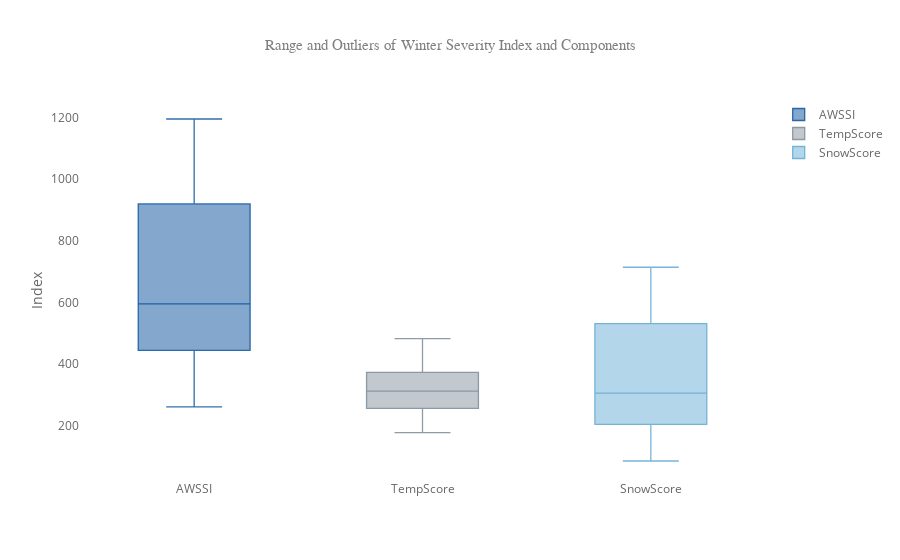

Notebook code for this chart:
### Code cell
# Boxplot of weather index and components

fig1 = dfb.iplot(columns=['AWSSI', 'TempScore', 'SnowScore'], colors=['#08519c', '#6baed6', '#08519c', '#85929e'], kind='box', boxpoints='outliers', title='Range and Outliers of Winter Severity Index and Components',  yTitle='Index', gridcolor='#FFFFFF', asFigure=True)
fig1['layout'].update(titlefont=dict(
            family='Verdana',
            size=15,
            color='#7f7f7f'
            ),
            paper_bgcolor='#FFFFFF', plot_bgcolor='#FFFFFF')
pyo.iplot(fig1)

### Figure 1 — Plotly figure (JSON) as saved in the notebook; plotly's stock layout.template omitted (floating-point values rounded to 4 significant figures)
{"data": [{"boxpoints": "outliers", "line": {"width": 1.3}, "marker": {"color": "rgba(8, 81, 156, 0.82702702702702702)"}, "name": "AWSSI", "type": "box", "y": [440, 788, 1052, 369, 1090, 501, 447, 443, 531, 929, 313, 1196, 674, 1012, 510, 413, 595, 805, 563, 998, 260, 627, 892]}, {"boxpoints": "outliers", "line": {"width": 1.3}, "marker": {"color": "rgba(133, 146, 158, 0.91351351351351351)"}, "name": "TempScore", "type": "box", "y": [335, 364, 426, 279, 400, 282, 202, 245, 300, 373, 181, 482, 414, 350, 286, 311, 290, 369, 247, 326, 176, 235, 437]}, {"boxpoints": "outliers", "line": {"width": 1.3}, "marker": {"color": "rgba(107, 174, 214, 0.91351351351351351)"}, "name": "SnowScore", "type": "box", "y": [105, 424, 626, 90, 690, 219, 245, 198, 231, 556, 132, 714, 260, 662, 224, 102, 305, 436, 316, 672, 84, 392, 455]}], "layout": {"legend": {"bgcolor": "#FFFFFF", "font": {"color": "#666666"}}, "paper_bgcolor": "#FFFFFF", "plot_bgcolor": "#FFFFFF", "title": "Range and Outliers of Winter Severity Index and Components", "titlefont": {"color": "#7f7f7f", "family": "Verdana", "size": 15}, "xaxis1": {"gridcolor": "#FFFFFF", "showgrid": true, "tickfont": {"color": "#666666"}, "title": "", "titlefont": {"color": "#666666"}, "zerolinecolor": "#F6F6F6"}, "yaxis1": {"gridcolor": "#FFFFFF", "showgrid": true, "tickfont": {"color": "#666666"}, "title": "Index", "titlefont": {"color": "#666666"}, "zerolinecolor": "#F6F6F6"}}}
